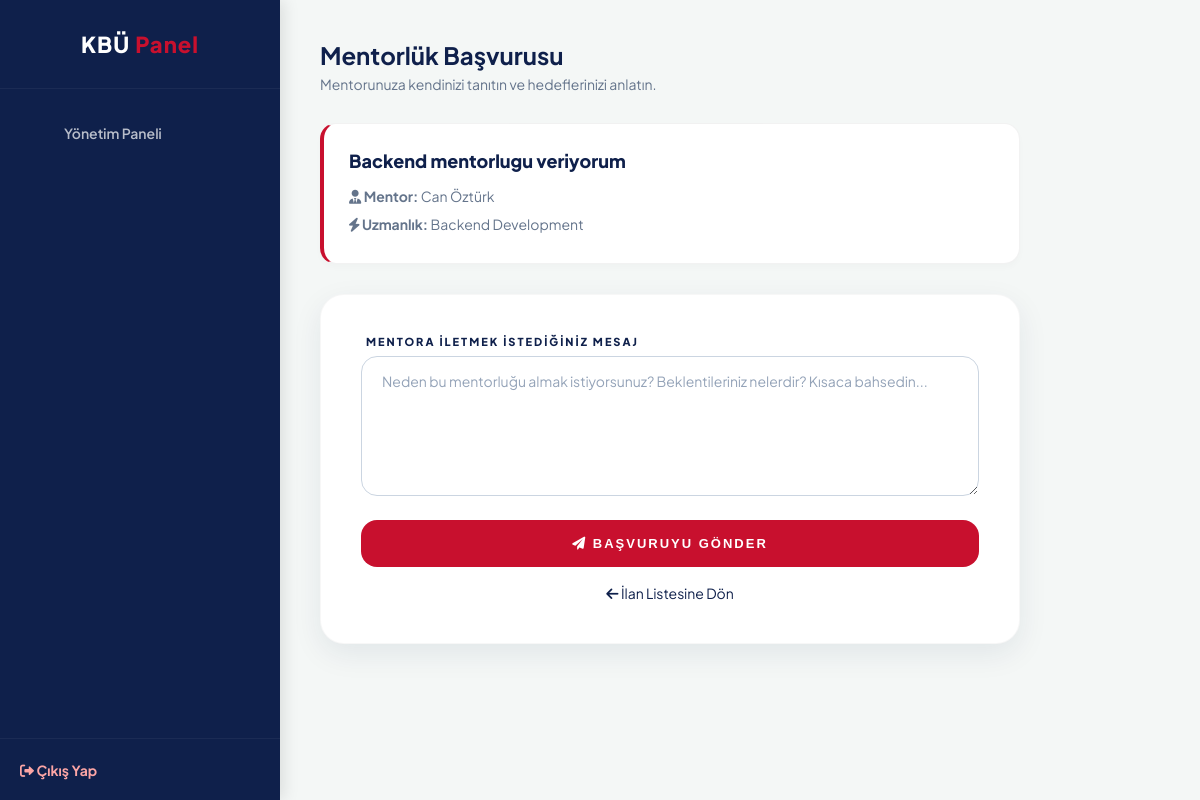
Screenshot of /kariyer_platformu/mentor/student_apply.php?ads_id=1 (signed in) with the database file from the repository.
### tables this page shows
CREATE TABLE mentor_ads (
    ads_id INT PRIMARY KEY AUTO_INCREMENT,
    graduate_id INT NOT NULL,
    expertise VARCHAR(100) NOT NULL,
    title VARCHAR(255) NOT NULL,
    created_at TIMESTAMP DEFAULT CURRENT_TIMESTAMP,
    FOREIGN KEY (graduate_id) REFERENCES graduates(user_id) ON DELETE CASCADE
);

CREATE TABLE users (
    id INT PRIMARY KEY AUTO_INCREMENT,
    first_name VARCHAR(100) NOT NULL,
    last_name VARCHAR(100) NOT NULL,
    email VARCHAR(255) UNIQUE NOT NULL,
    password VARCHAR(255) NOT NULL,
    role ENUM('student', 'graduate', 'admin') NOT NULL,
    is_verified BOOLEAN DEFAULT FALSE,
    gender ENUM('male', 'female', 'other') NOT NULL,
    created_at TIMESTAMP DEFAULT CURRENT_TIMESTAMP
);

### kariyer_platformu/mentor/student_apply.php (the view, shortened to what this page needs)
<?php
require_once "../includes/db.php";
$ads_id = isset($_GET['ads_id']) ? (int)$_GET['ads_id'] : 0;
$already_applied = false;
$ad_sql = "SELECT ma.title, ma.expertise, u.first_name, u.last_name FROM mentor_ads ma JOIN graduates g ON ma.graduate_id = g.user_id JOIN users u ON g.user_id = u.id WHERE ma.ads_id = $ads_id";
$ad_result = mysqli_query($conn, $ad_sql);
$ad = mysqli_fetch_assoc($ad_result);
?>
<!DOCTYPE html>
<html lang="tr">
<head>
    <link rel="stylesheet" href="https://cdnjs.cloudflare.com/ajax/libs/font-awesome/6.0.0/css/all.min.css">
    <link rel="stylesheet" href="../assets/css/main.css">
    <link rel="stylesheet" href="../assets/css/app.css">
    <link rel="stylesheet" href="../assets/css/mentor.css">
</head>
<body>
    <div class="app-container">
        <?php include '../includes/sidebar.php'; ?>
        <main class="main-content">
            <div class="page-header">
                <h1 class="page-title">Mentorlük Başvurusu</h1>
                <p class="page-subtitle">Mentorunuza kendinizi tanıtın ve hedeflerinizi anlatın.</p>
            </div>
            <div style="max-width: 700px;">
                <div class="ad-card" style="margin-bottom: 30px; border-left-color: var(--kbu-kirmizi);">
                    <h3 class="ad-title"><?= htmlspecialchars($ad['title']) ?></h3>
                    <p class="ad-info"><i class="fa-solid fa-user-tie"></i> <strong>Mentor:</strong> <?= htmlspecialchars($ad['first_name'] . ' ' . $ad['last_name']) ?></p>
                    <p class="ad-info"><i class="fa-solid fa-bolt"></i> <strong>Uzmanlık:</strong> <?= htmlspecialchars($ad['expertise']) ?></p>
                </div>
                <div class="glass-card">
                    <form method="POST" action="">
                        <div class="form-group">
                            <label for="message">Mentora İletmek İstediğiniz Mesaj</label>
                            <textarea class="form-control" name="message" id="message" rows="6" required <?= $already_applied ? 'disabled' : '' ?> placeholder="Neden bu mentorluğu almak istiyorsunuz? Beklentileriniz nelerdir? Kısaca bahsedin..."></textarea>
                        </div>
                        <button type="submit" class="btn-primary" <?= $already_applied ? 'disabled style="background:#94a3b8; cursor:not-allowed;"' : '' ?>>
                            <?= $already_applied ? 'Başvuru Yapıldı' : '<i class="fa-solid fa-paper-plane"></i> Başvuruyu Gönder' ?>
                        </button>
                    </form>
                    <div style="margin-top: 15px; text-align: center;">
                        <a href="student_ads_list.php" style="color: var(--kbu-lacivert); text-decoration: none; font-size: 14px;"><i class="fa-solid fa-arrow-left"></i> İlan Listesine Dön</a>
                    </div>
                </div>
            </div>
        </main>
    </div>
</body>
</html>

### kariyer_platformu/assets/css/main.css (style rules this page uses)
:root { --kbu-lacivert: #0F204B; --kbu-kirmizi: #C8102E; --kbu-beyaz: #FFFFFF; --bg-light: #F4F7F6; --text-dark: #1E293B; --text-muted: #64748B; --card-shadow: 0 10px 30px rgba(15, 32, 75, 0.08); --font-main: 'Plus Jakarta Sans', sans-serif; --transition: all 0.3s ease; }
* { margin: 0; padding: 0; box-sizing: border-box; }
body { font-family: var(--font-main); background-color: var(--bg-light); color: var(--text-dark); min-height: 100vh; }
a { text-decoration: none; color: var(--kbu-lacivert); transition: var(--transition); }
.glass-card { background: var(--kbu-beyaz); border: 1px solid rgba(0, 0, 0, 0.03); border-radius: 24px; box-shadow: var(--card-shadow); padding: 40px; }
.form-group { margin-bottom: 20px; position: relative; }
.form-group label { display: block; font-size: 11px; font-weight: 800; text-transform: uppercase; letter-spacing: 2px; color: var(--kbu-lacivert); margin-bottom: 8px; margin-left: 5px; }
.form-control { width: 100%; padding: 15px 20px; background: #FFFFFF; border: 1px solid #CBD5E1; border-radius: 16px; color: var(--text-dark); font-family: var(--font-main); font-size: 14px; outline: none; transition: var(--transition); }
.form-control::placeholder { color: #94A3B8; }
.btn-primary { display: inline-block; width: 100%; padding: 16px; background-color: var(--kbu-kirmizi); color: white !important; border: none; border-radius: 16px; font-weight: 800; font-size: 13px; text-transform: uppercase; letter-spacing: 2px; cursor: pointer; transition: var(--transition); text-align: center; }

### kariyer_platformu/assets/css/app.css (style rules this page uses)
.app-container { display: flex; min-height: 100vh; background-color: var(--bg-light); }
.main-content { flex: 1; margin-left: 280px; padding: 40px; }
.page-header { margin-bottom: 30px; }
.page-title { color: var(--kbu-lacivert); font-size: 24px; margin-bottom: 5px; }
.page-subtitle { color: var(--text-muted); font-size: 14px; }

### kariyer_platformu/assets/css/mentor.css (style rules this page uses)
.ad-card { background: white; border-radius: 16px; padding: 25px; border: 1px solid rgba(0,0,0,0.05); border-left: 4px solid var(--kbu-lacivert); box-shadow: 0 4px 6px rgba(0,0,0,0.02); transition: all 0.3s ease; display: flex; flex-direction: column; }
.ad-title { font-size: 18px; color: var(--kbu-lacivert); font-weight: 800; margin: 0 0 10px 0; }
.ad-info { color: var(--text-muted); font-size: 14px; margin: 5px 0; }
.ad-info strong { color: var(--text-main); }

### rows the page displays
mentor_ads: title "Backend mentorlugu veriyorum", users.first_name+last_name "Can Öztürk", expertise "Backend Development"
